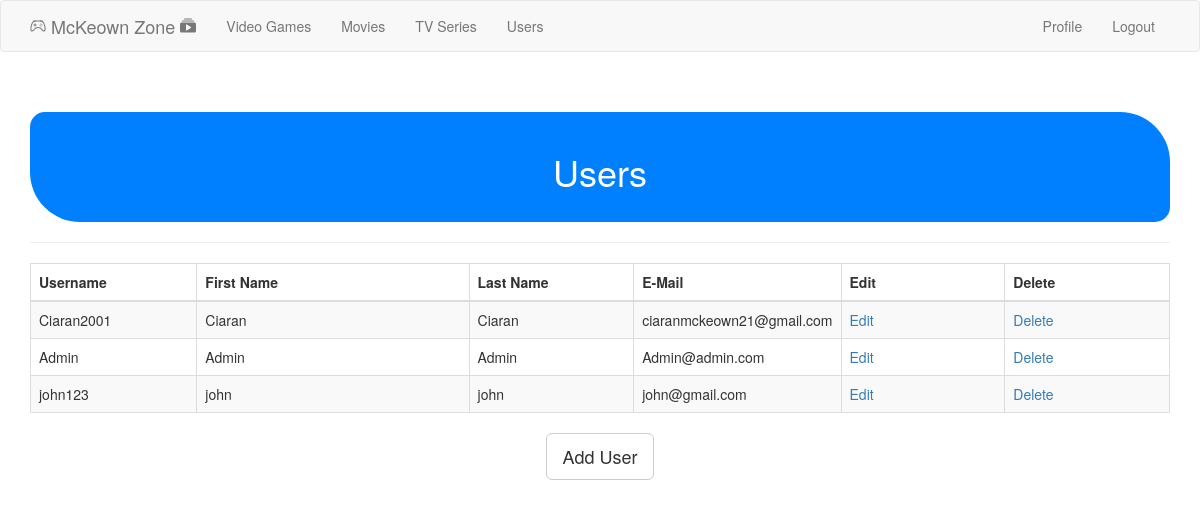
Before: /admin_users (signed in) with the older database file.
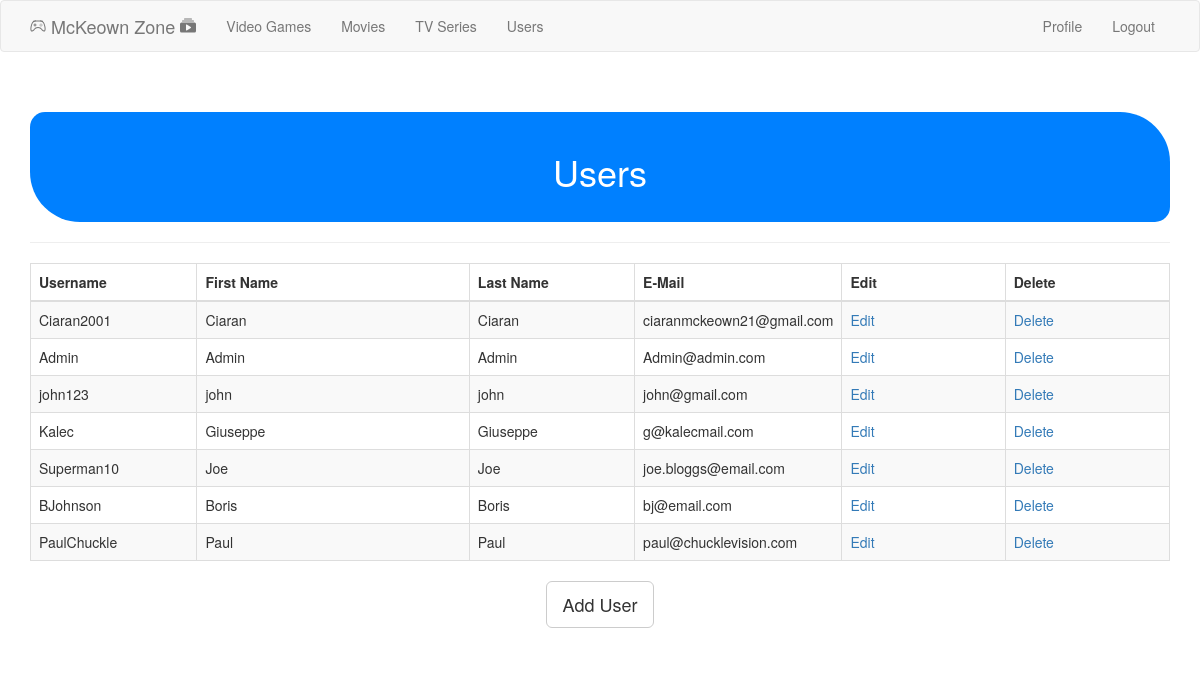
After: the same page with the newer database file.
### app/models.py (models this page shows, shortened)
class User(UserMixin, db.Model):
	id = db.Column(db.Integer, primary_key=True)
	username = db.Column(db.String(64), index=True, unique=True)
	first_name = db.Column(db.String(64))
	last_name = db.Column(db.String(64))
	email = db.Column(db.String(120), index=True, unique=True)
	password_hash = db.Column(db.String(128))
	posts = db.relationship('Post', backref='author', lazy='dynamic')
	about_me = db.Column(db.String(140))
	last_seen = db.Column(db.DateTime, default= datetime.utcnow)
	Address_id = db.Column(db.Integer, db.ForeignKey('address.id', ondelete='CASCADE'))
	is_admin = db.Column(db.Boolean, default=False)
	followed = db.relationship(
		'User',
		secondary=followers,
		primaryjoin = (followers.c.follower_id == id),
		secondaryjoin = (followers.c.followed_id == id),
		backref= db.backref('followers', lazy='dynamic'),
		lazy='dynamic')

### app/routes.py (the view)
@app.route('/admin_users', methods=['GET', 'POST'])
@login_required
def list_users():
	check_admin()
	users = User.query.all()
	return render_template ('admin/users/users.html', users=users, title="Users")

### app/models.py (called while the page is built)
@login.user_loader
def load_user(id):
	return User.query.get(int(id));

### app/routes.py (called while the page is built)
@app.before_request
def before_request():
	if current_user.is_authenticated:
		current_user.last_seen = datetime.utcnow()
		db.session.commit()

def check_admin():
	if not current_user.is_admin:
		abort(403)

### app/templates/admin/users/users.html (shortened to what this page needs)
{% import "bootstrap/utils.html" as utils %}
{% extends "base.html" %}
{% block app_content %}
<div class="content-section">
  <div class="outer">
    <div class="middle">
      <div class="inner">
        <br/>
        <br/>
        <div class="roundedcornershapes">
        <h1 style="text-align:center;">Users</h1>
        </div>
        {% if users %}
          <hr class="intro-divider">
          <div class="center">
            <table class="table table-striped table-bordered">
              <thead>
                <tr>
                  <th width="15%"> Username </th>
                  <th width="25%"> First Name </th>
                  <th width="15%"> Last Name </th>
                  <th width="15%"> E-Mail </th>
                  <th width="15%"> Edit </th>
                  <th width="15%"> Delete </th>
                </tr>
              </thead>
              <tbody>
              {% for user in users %}
                <tr>
                  <td> {{ user.username }} </td>
                  <td> {{ user.first_name }} </td>
                  <td> {{ user.first_name }} </td>
                  <td> {{ user.email }} </td>
                  <td>
                    <a href="{{ url_for('edit_user', id=user.id) }}">
                       Edit
                    </a>
                  </td>
                  <td>
                    <a href="{{ url_for('delete_user', id=user.id) }}">
                       Delete
                    </a>
                  </td>
                </tr>
              {% endfor %}
              </tbody>
            </table>
          </div>
          <div style="text-align: center">
        {% else %}
          <div style="text-align: center">
            <h3> No Users have been added. </h3>
            <hr class="intro-divider">
        {% endif %}
          <a href="{{ url_for('add_user') }}" class="btn btn-default btn-lg">
            Add User
          </a>
        </div>
      </div>
    </div>
  </div>
</div>
{% endblock %}

Changed rows visible on the page:
added User: username "Kalec", first_name "Giuseppe", email "g@kalecmail.com"
added User: username "Superman10", first_name "Joe", email "joe.bloggs@email.com"
added User: username "BJohnson", first_name "Boris", email "bj@email.com"
added User: username "PaulChuckle", first_name "Paul", email "paul@chucklevision.com"
